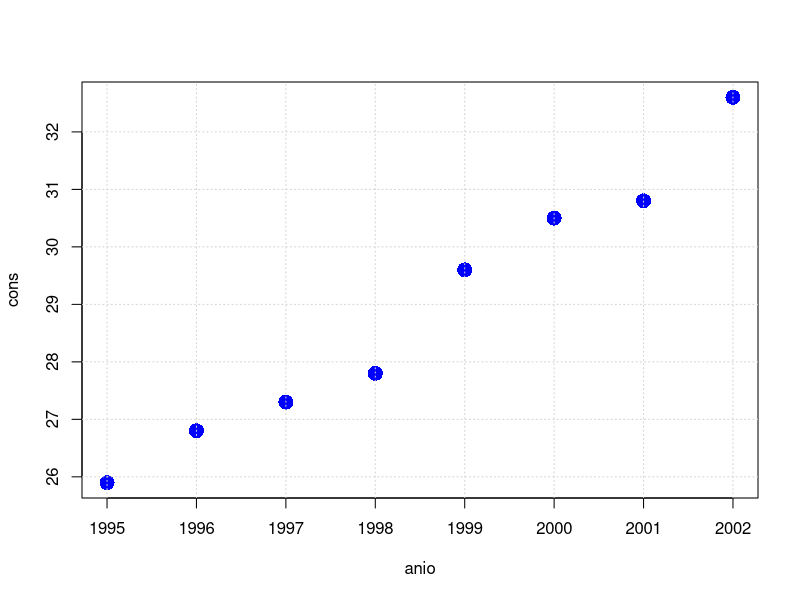
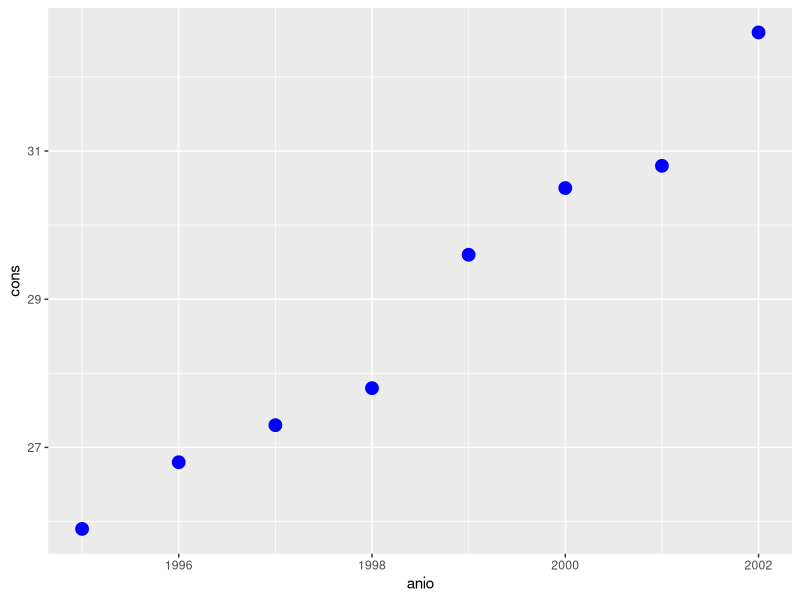
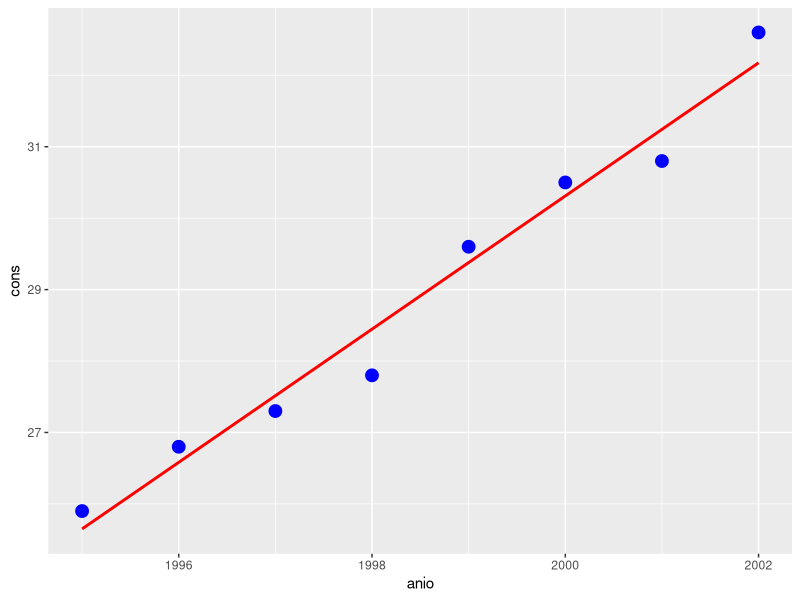
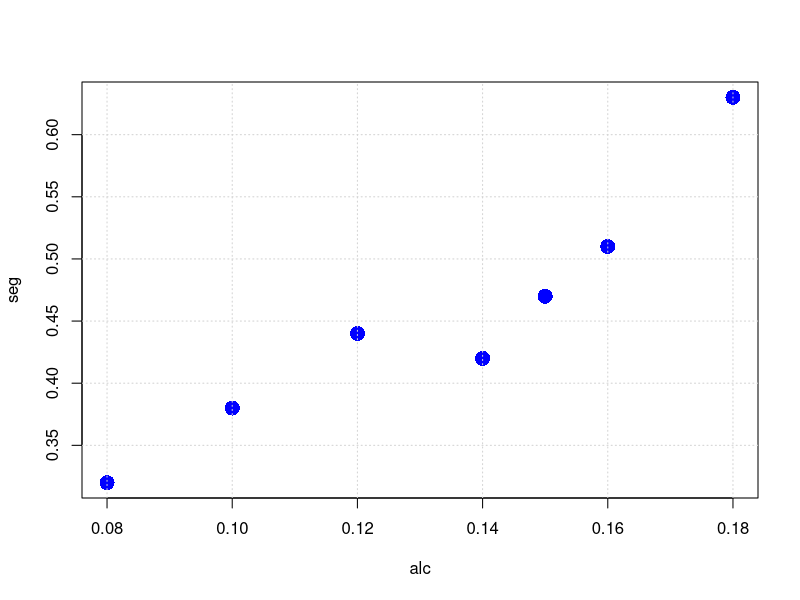
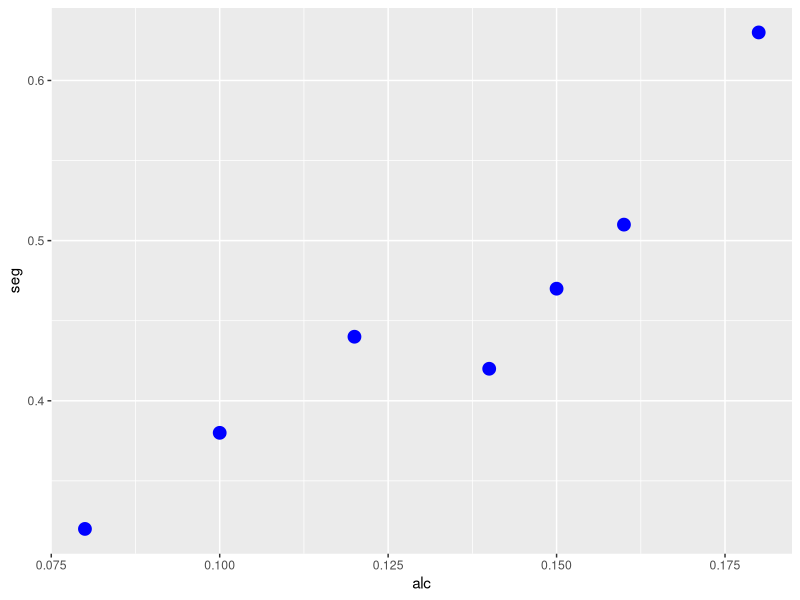
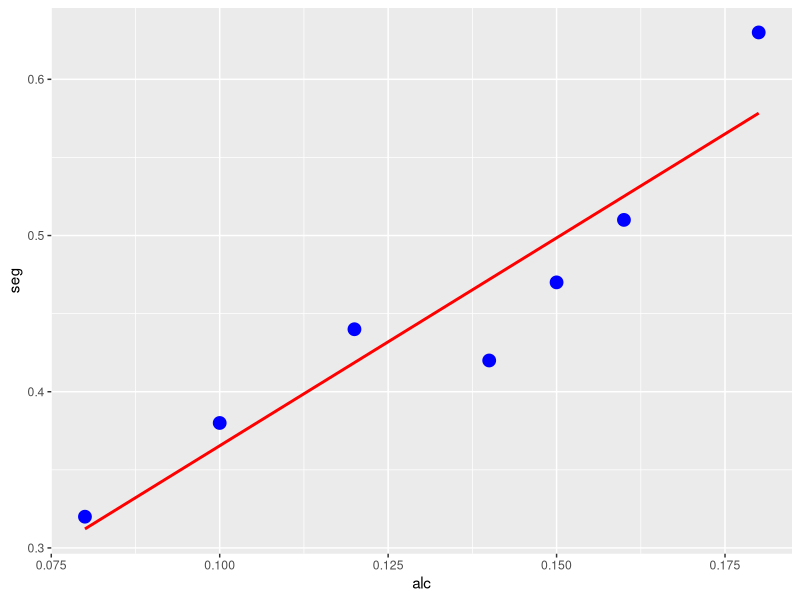
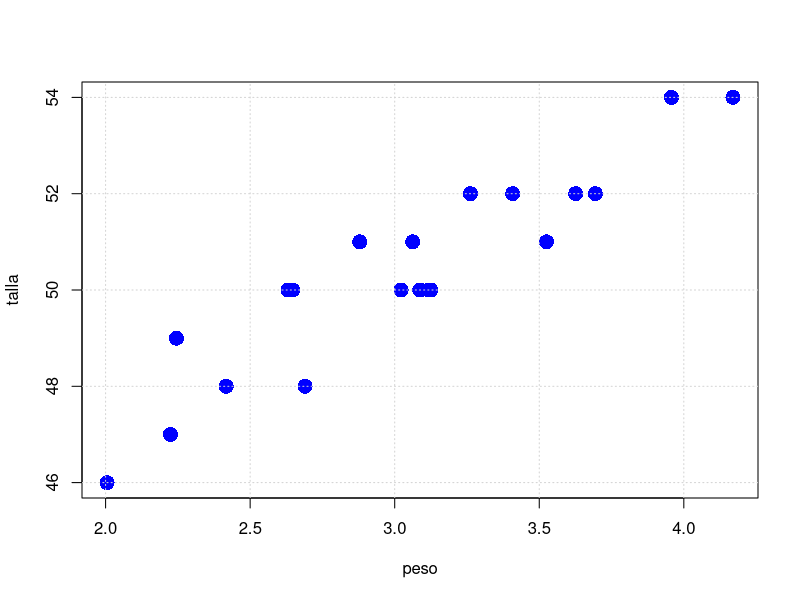
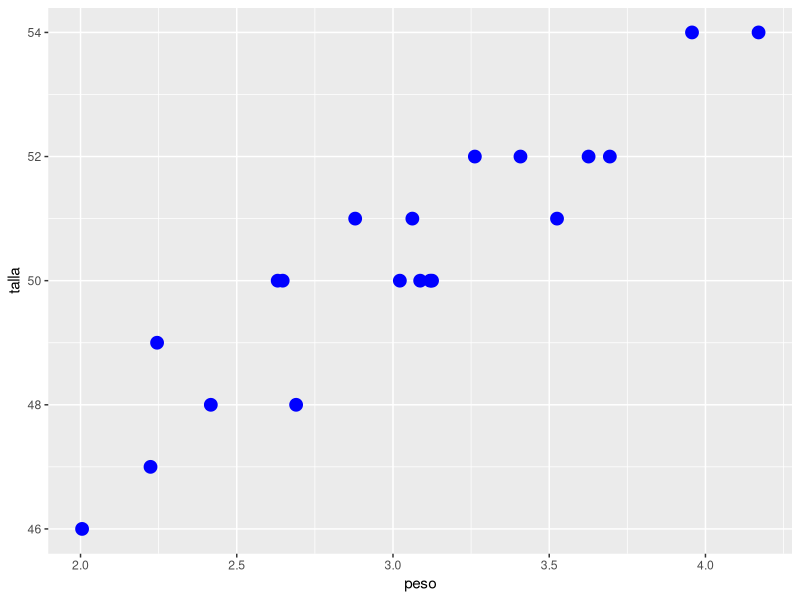

Here is the R script that generated these plots, in order:
#Ana Laura CHenoweth Galaz
#anios (var independiente) x
anio<-c(1995,1996,1997,1998,1999,2000,2001,2002)
#Consumos anuales productos derivados del pollo (var dependiente) y
cons<-c(25.9,26.8,27.3,27.8,29.6,30.5,30.8,32.6)

#Diagrama de dispersion 
length(anio)
length(cons)
plot(anio,cons,col="blue", pch=16, cex=2)
grid()

df <- data.frame(anio,cons)

library(ggplot2)
ggplot(df,aes(x=anio, y=cons))+
  geom_point(color="blue", size=4)

pearson <- cor(anio,cons)
pearson

modelo <- lm(cons ~ anio)
summary(modelo)

# Obtener los coeficientes
coeficientes <- coef(modelo)

# Imprimir la ecuación de la regresión
cat("La ecuación de la regresión estimada es:\n")
cat(sprintf("y = %.2f + %.2f * x\n", coeficientes[1], coeficientes[2]))

ggplot(df, aes(x = anio, y = cons)) +
  geom_point(color = "blue", size = 4) +
  geom_smooth(method = "lm", se = FALSE, color = "red")

#nivel de alcohol en la sangre (%) (var independiente) x
alc<-c(0.08,0.10,0.12,0.14,0.15,0.16,0.18)
#tiempo de reacción (segundos)
seg<-c(0.32,0.38,0.44,0.42,0.47,0.51,0.63)

#Diagrama de dispersion 
length(alc)
length(seg)
plot(alc,seg,col="blue", pch=16, cex=2)
grid()

df <- data.frame(alc,seg)

library(ggplot2)
ggplot(df,aes(x=alc, y=seg))+
  geom_point(color="blue", size=4)

pearson2 <- cor(alc,seg)
pearson2

modelo <- lm(seg ~ alc)
summary(modelo)

# Obtener los coeficientes
coeficientes <- coef(modelo)

# Imprimir la ecuación de la regresión
cat("La ecuación de la regresión estimada es:\n")
cat(sprintf("y = %.2f + %.2f * x\n", coeficientes[1], coeficientes[2]))

ggplot(df, aes(x = alc, y = seg)) +
  geom_point(color = "blue", size = 4) +
  geom_smooth(method = "lm", se = FALSE, color = "red")

#peso (var indp.)
peso<-c(3.262,3.022,3.062,2.879,3.626,3.957,4.170,2.224,3.125,3.408,2.690,3.119,3.525,2.245,2.417,2.631,2.647,3.087,2.005,3.694)
#talla (var dep)
talla<-c(52,50,51,51,52,54,54,47,50,52,48,50,51,49,48,50,50,50,46,52)

#Realizar un diagrama de dispersión e indique el tipo de relación que sugiere 
# el patron observado en dicho diagrama. 
length(peso)
length(talla)
plot(peso,talla,col="blue", pch=16, cex=2)
grid()

df <- data.frame(peso,talla)

library(ggplot2)
ggplot(df,aes(x=peso, y=talla))+
  geom_point(color="blue", size=4)

pearson3 <- cor(peso,talla)
pearson3

modelo <- lm(talla ~ peso)
summary(modelo)

# Obtener los coeficientes
coeficientes <- coef(modelo)

# Imprimir la ecuación de la regresión
cat("La ecuación de la regresión estimada es:\n")
cat(sprintf("y = %.2f + %.2f * x\n", coeficientes[1], coeficientes[2]))

ggplot(df, aes(x = peso, y = talla)) +
  geom_point(color = "blue", size = 4) +
  geom_smooth(method = "lm", se = FALSE, color = "red")